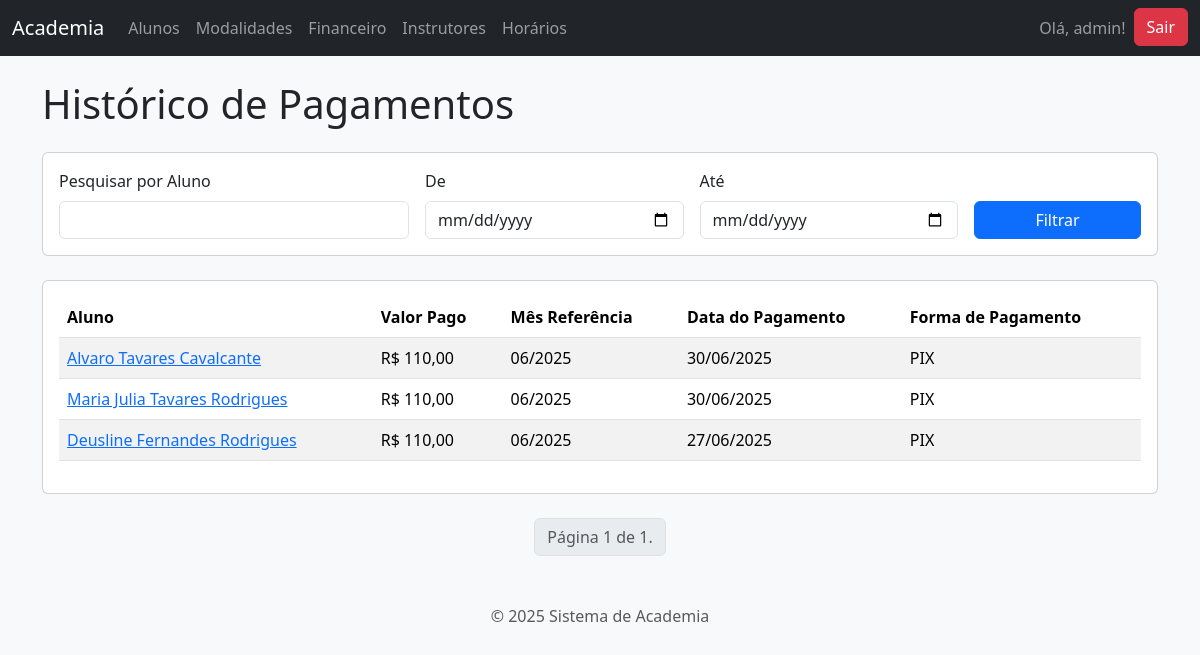
/gestao/pagamentos/ (signed in), run on the app's committed database.
### gestao_academia/models.py (models this page shows, shortened)
class Pagamento(models.Model):
    FORMAS_PAGAMENTO = [
        ('PIX', 'PIX'),
        ('DIN', 'Dinheiro'),
        ('CC', 'Cartão de Crédito'),
        ('CD', 'Cartão de Débito'),
        ('TRA', 'Transferência Bancária'),
    ]
    aluno = models.ForeignKey(Aluno, on_delete=models.CASCADE, related_name="pagamentos")
    valor = models.DecimalField(max_digits=8, decimal_places=2, verbose_name="Valor Pago")
    data_pagamento = models.DateField(default=timezone.now, verbose_name="Data do Pagamento")
    mes_referencia = models.DateField(verbose_name="Mês de Referêrencia")
    forma_pagamento = models.CharField(max_length=3, choices=FORMAS_PAGAMENTO, verbose_name="Forma de Pagamento")
    class Meta:
        ordering = ['-data_pagamento', '-mes_referencia']

class Aluno(models.Model):
    nome_completo = models.CharField(max_length=255, verbose_name="Nome Completo")
    cpf = models.CharField(max_length=14, unique=True, verbose_name="CPF", help_text="Formato: 000.000.000-00", null=True)
    data_nascimento = models.DateField(verbose_name="Data de Nascimento")
    telefone = models.CharField(max_length=20, blank=True, null=True, verbose_name="Telefone")
    email = models.EmailField(max_length=255, unique=True, verbose_name="E-mail")
    responsavel = models.CharField(max_length=255, blank=True, null=True, verbose_name="Nome do Responsável (se menor de 18 anos)")
    cep = models.CharField(max_length=9, blank=True, null=True, verbose_name="CEP")
    rua = models.CharField(max_length=255, blank=True, null=True, verbose_name="Rua")
    numero = models.CharField(max_length=10, blank=True, null=True, verbose_name="Número")
    complemento = models.CharField(max_length=100, blank=True, null=True, verbose_name="Complemento")
    bairro = models.CharField(max_length=100,blank=True, null=True, verbose_name="Bairro")
    cidade = models.CharField(max_length=100, blank=True, null=True, verbose_name="Cidade")
    estado = models.CharField(max_length=2, blank=True, null=True, verbose_name="Estado (UF)")
    data_matricula = models.DateField(default=timezone.now, verbose_name="Data da Matrícula")
    plano = models.ForeignKey(Plano, on_delete=models.SET_NULL, null=True, blank=True, related_name="alunos", verbose_name="Plano Atual")
    foto = models.ImageField(upload_to='fotos_alunos/', blank=True, null=True, verbose_name="Foto")
    modalidades = models.ManyToManyField(Modalidade, through='MatriculaModalidade', related_name="alunos")

### gestao_academia/views.py (the view)
# urls.py: path('pagamentos/', views.lista_pagamentos, name='lista_pagamentos'),
@login_required
def lista_pagamentos(request):
    queryset = Pagamento.objects.all().order_by('-data_pagamento')
    termo_pesquisa = request.GET.get('pesquisa','')
    data_inicio =request.GET.get('data_inicio','')
    data_fim = request.GET.get('data_fim','')
    if termo_pesquisa:
       queryset = queryset.filter(aluno__nome_completo__icontains=termo_pesquisa)
    if data_inicio:
       queryset = queryset.filter(data_pagamento__gte=data_inicio)
    if data_fim:
        queryset = queryset.filter(data_pagamento__lte=data_fim)
    paginador = Paginator(queryset,10) # Mostra 10 pagamentos por página
    pagina_num = request.GET.get('pagina')
    pagina_obj = paginador.get_page(pagina_num)
    contexto = {
        'pagina_obj':pagina_obj,
        'titulo':'Histórico de Pagamentos',
        'termo_pesquisa': termo_pesquisa,
        'data_inicio' : data_inicio,
        'data_fim' : data_fim,
    }
    return render(request, 'gestao_academia/pagamento_lista.html', contexto)

### gestao_academia/templates/gestao_academia/pagamento_lista.html (shortened to what this page needs)
{% extends "base.html" %}
{% block content %}
<h1 class="mb-4">{{ titulo }}</h1>
<div class="card mb-4">
    <div class="card-body">
        <form method="get" action="{% url 'lista_pagamentos' %}">
            <div class="row g-3 align-items-end">
                <div class="col-md-4">
                    <label for="pesquisa" class="form-label">Pesquisar por Aluno</label>
                    <input type="text" name="pesquisa" id="pesquisa" class="form-control" value="{{ termo_pesquisa }}">
                </div>
                <div class="col-md-3">
                    <label for="data_inicio" class="form-label">De</label>
                    <input type="date" name="data_inicio" id="data_inicio" class="form-control" value="{{ data_inicio }}">
                </div>
                <div class="col-md-3">
                    <label for="data_fim" class="form-label">Até</label>
                    <input type="date" name="data_fim" id="data_fim" class="form-control" value="{{ data_fim }}">
                </div>
                <div class="col-md-2">
                    <button type="submit" class="btn btn-primary w-100">Filtrar</button>
                </div>
            </div>
        </form>
    </div>
</div>
<div class="card">
    <div class="card-body">
        <table class="table table-striped">
            <thead>
                <tr>
                    <th>Aluno</th>
                    <th>Valor Pago</th>
                    <th>Mês Referência</th>
                    <th>Data do Pagamento</th>
                    <th>Forma de Pagamento</th>
                </tr>
            </thead>
            <tbody>
                {% for pgto in pagina_obj %}
                <tr>
                    <td><a href="{% url 'aluno_detalhe' pk=pgto.aluno.pk %}">{{ pgto.aluno.nome_completo }}</a></td>
                    <td>R$ {{ pgto.valor|floatformat:2 }}</td>
                    <td>{{ pgto.mes_referencia|date:"m/Y" }}</td>
                    <td>{{ pgto.data_pagamento|date:"d/m/Y" }}</td>
                    <td>{{ pgto.get_forma_pagamento_display }}</td>
                </tr>
                {% empty %}
                <tr>
                    <td colspan="5" class="text-center">Nenhum pagamento encontrado para os filtros selecionados.</td>
                </tr>
                {% endfor %}
            </tbody>
        </table>
    </div>
</div>
<nav aria-label="Navegação de página" class="mt-4">
    <ul class="pagination justify-content-center">
        <li class="page-item disabled">
            <span class="page-link">Página {{ pagina_obj.number }} de {{ pagina_obj.paginator.num_pages }}.</span>
        </li>
    </ul>
</nav>
{% endblock %}

### templates/base.html (shortened to what this page needs)
<!DOCTYPE html>
<html lang="pt-br">
<head>
    <link href="https://cdn.jsdelivr.net/npm/bootstrap@5.3.3/dist/css/bootstrap.min.css" rel="stylesheet">
</head>
<body class="bg-light">
 <nav class="navbar navbar-expand-lg navbar-dark bg-dark mb-4">
    <div class="container-fluid">
        <a class="navbar-brand" href="{% url 'dashboard' %}">Academia</a>
        <div class="collapse navbar-collapse" id="navbarNav">
            <ul class="navbar-nav me-auto mb-2 mb-lg-0">
                {% if user.is_authenticated %}
                    <li class="nav-item">
                        <a class="nav-link" href="{% url 'lista_alunos' %}">Alunos</a>
                    </li>
                    <li class="nav-item">
                        <a class="nav-link" href="{% url 'lista_modalidades' %}">Modalidades</a>
                    </li>
                    <li class="nav-item">
                        <a class="nav-link" href="{% url 'lista_pagamentos' %}">Financeiro</a>
                    </li>
                    <li class="nav-item">
                        <a class="nav-link" href="{% url 'lista_instrutores' %}">Instrutores</a>
                    </li>
                    <li class="nav-item">
                        <a class="nav-link" href="{% url 'grade_horarios' %}">Horários</a>
                    </li>
                {% endif %}
            </ul>
            <ul class="navbar-nav ms-auto">
                {% if user.is_authenticated %}
                    <li class="nav-item">
                        <span class="nav-link">Olá, {{ user.username }}!</span>
                    </li>
                    <li class="nav-item">
                        <form action="{% url 'logout' %}" method="post">
                            <button type="submit" class="btn btn-danger">Sair</button>
                        </form>
                    </li>
                {% endif %}
            </ul>
        </div>
    </div>
</nav>
    <main class="container">
        {% block content %}{% endblock %}
    </main>
    <footer class="text-center text-muted mt-5">
        <p>&copy; {% now "Y" %} Sistema de Academia</p>
    </footer>
</body>
</html>

### data on the page
Pagamento: aluno.nome_completo "Alvaro Tavares Cavalcante", valor "110,00", mes_referencia "06/2025", data_pagamento "30/06/2025", forma_pagamento "PIX"
Pagamento: aluno.nome_completo "Maria Julia Tavares Rodrigues", valor "110,00", mes_referencia "06/2025", data_pagamento "30/06/2025", forma_pagamento "PIX"
Pagamento: aluno.nome_completo "Deusline Fernandes Rodrigues", valor "110,00", mes_referencia "06/2025", data_pagamento "27/06/2025", forma_pagamento "PIX"

### other printed values
{{ user.username }} "admin"
{{ titulo }} "Histórico de Pagamentos"
{{ pagina_obj.number }} "1"
{{ pagina_obj.paginator.num_pages }} "1"
